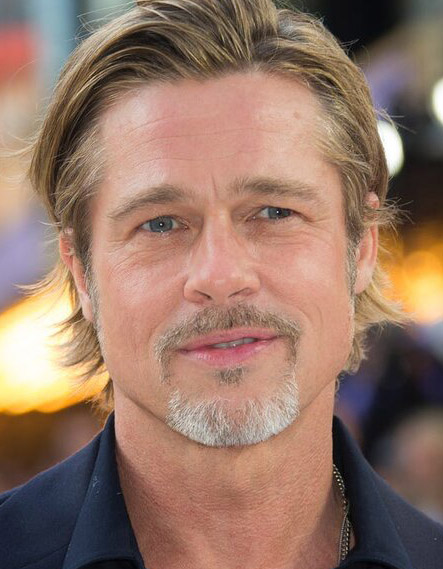
%> input picture DIP_MA_Project1_mahdi jafari/data/1.jpg, 443 x 569 px
$ octave hybrid.m   (GNU Octave 9; MATLAB toolbox functions it lacks are replaced by stand-ins)
%> lines starting %> are read from the running program, lines starting %| are printed output that depends on the picture
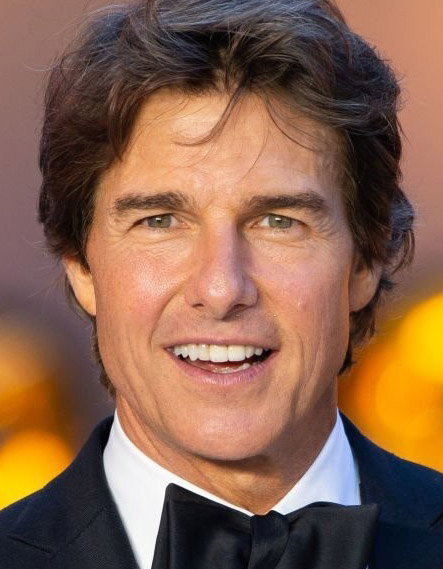
%> input picture DIP_MA_Project1_mahdi jafari/data/2.jpg, 443 x 569 px
### DIP_MA_Project1_mahdi jafari/gaussian_filter_highpass.m
function highpass_filter = gaussian_filter_highpass(image,high_freq,scale_factor)
%> called with high_freq = 10, scale_factor = 1
    total_rows = size(image,1);
%> total_rows = 569
    total_cols = size(image,2);
%> total_cols = 443
    [X,Y] = meshgrid(1:total_cols,1:total_rows);
    fd = fft2(image);
    fd_shifted=fftshift(fd);
    fp_window = ones(size(image));
    center_x = floor(size(fp_window,2)/2)+1;
%> center_x = 222
    center_y = floor(size(fp_window,1)/2)+1;
%> center_y = 285
    G = 1 - exp(-4*log(2)*(X-center_x).^2/(2*high_freq)^2) .* exp(-4*log(2)*(Y-center_y).^2/(2*high_freq)^2/scale_factor^2);
    fp_window = fp_window.*G;
    windowed_freq_domain_shifted = fd_shifted.*fp_window;
    adjusted_freq_domain = ifftshift(windowed_freq_domain_shifted);
    highpass_filter = ifft2(adjusted_freq_domain);
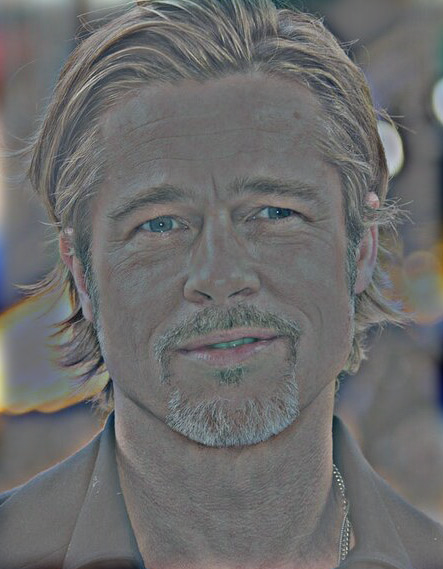
%> highpass_filter: size 569x443x3 double; mean R, G, B 5.67e-18, 1.35e-17, 2.82e-17; drawn with min black and max white
end

### DIP_MA_Project1_mahdi jafari/gaussian_filter_lowpass.m
function lowpass_filter = gaussian_filter_lowpass(image,high_freq,scale_factor)
%> called with high_freq = 15, scale_factor = 1
    total_rows = size(image,1);
    total_cols = size(image,2);
    [X,Y] = meshgrid(1:total_cols,1:total_rows);
    fd = fft2(image);
    fd_shifted=fftshift(fd);
    fp_window = ones(size(image));
    center_x = floor(size(fp_window,2)/2)+1;
    center_y = floor(size(fp_window,1)/2)+1;
    G = exp(-4*log(2)*(X-center_x).^2/(2*high_freq)^2) .* exp(-4*log(2)*(Y-center_y).^2/(2*high_freq)^2/scale_factor^2);
    fp_window = fp_window.*G;
    windowed_freq_domain_shifted = fd_shifted.*fp_window;
    adjusted_freq_domain = ifftshift(windowed_freq_domain_shifted);
    lowpass_filter = ifft2(adjusted_freq_domain);
end

### DIP_MA_Project1_mahdi jafari/make_hybrid_image.m
function output = make_hybrid_image(hybrid_image)
    pyramid = 5;
    scale_factor = 0.5;
    padding = 5;

    original_height = size(hybrid_image,1);
%> original_height = 569
    num_colors = size(hybrid_image,3);
%> num_colors = 3
    output = hybrid_image;
    cur_image = hybrid_image;

    for i = 2:pyramid
        output = cat(2, output, ones(original_height, padding, num_colors));
        cur_image = imresize(cur_image, scale_factor, 'bilinear');
        tmp = cat(1,ones(original_height - size(cur_image,1), size(cur_image,2), num_colors), cur_image);
        output = cat(2, output, tmp);
    end
%> this loop made 4 passes
%> pass 1, in make_hybrid_image, `cur_image = imresize(cur_image, scale_factor, 'bilinear');`:
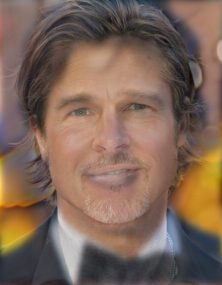
%> cur_image: size 285x222x3 double; mean R, G, B 0.536, 0.389, 0.305; drawn with min black and max white
%> pass 1, in make_hybrid_image, `tmp = cat(1,ones(original_height - size(cur_image,1), size(cur_image,2..`:
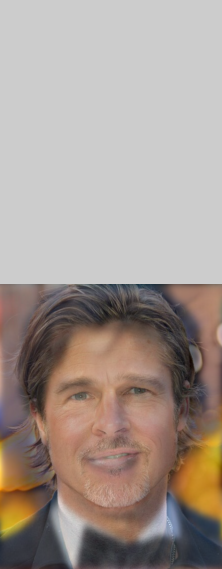
%> tmp: size 569x222x3 double; mean R, G, B 0.768, 0.694, 0.652; drawn with min black and max white
%> after the loop:
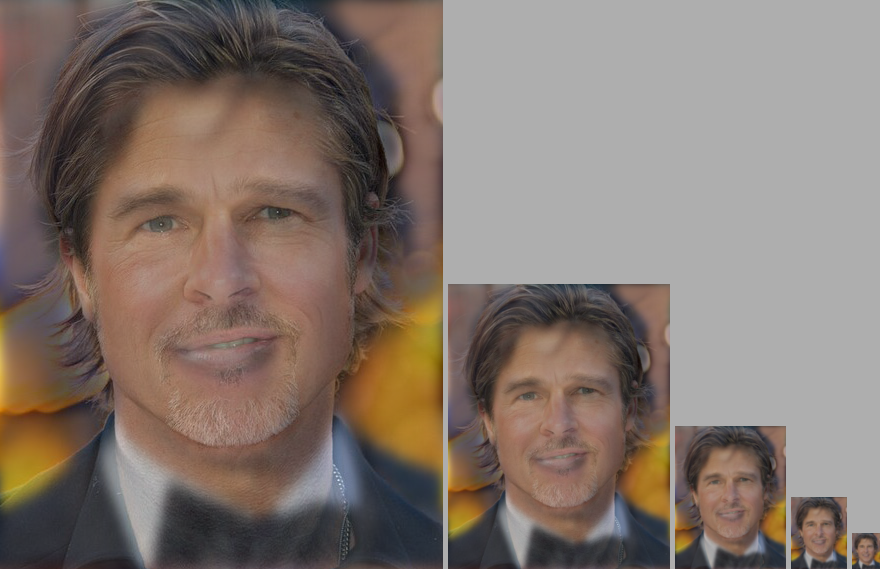
%> output: size 569x880x3 double; mean R, G, B 0.688, 0.59, 0.533; drawn with min black and max white
end

### DIP_MA_Project1_mahdi jafari/hybrid.m
warning('off','all')
clc;
clear all;
close all;
image1 = im2double(imread('data/1.jpg'));
image2 = im2double(imread('data/2.jpg'));
sigma_high = 2;
img1_filter = gaussian_filter_highpass(image1,10,1);
sigma_low = 1;
img2_filter = gaussian_filter_lowpass(image2,15,1);

hybrid_image = img2_filter + img1_filter;

figure(1);imshow(img1_filter+0.5);
figure(2);imshow(img2_filter);
results_img = make_hybrid_image(hybrid_image);
figure(3);imshow(results_img);
%> after `imshow(results_img)`:
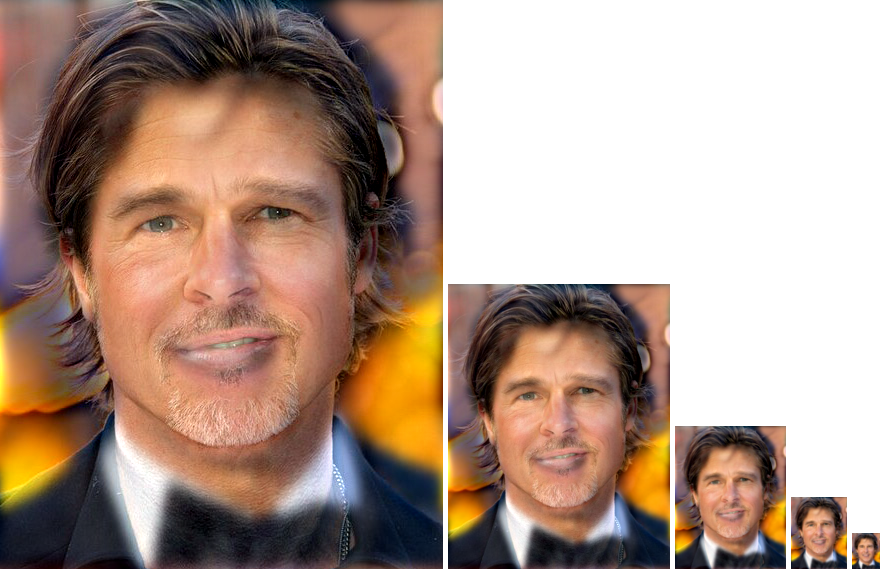
%> displayed picture: size 569x880x3, on the screen's scale of 0 to 255; mean R, G, B 175.5, 150.5, 136.3


imwrite(img1_filter+0.5, 'results/high_pass.jpg', 'quality', 95);
imwrite(img2_filter, 'results/low_pass.jpg', 'quality', 95);
imwrite(hybrid_image, 'results/hybrid_image.jpg', 'quality', 95);
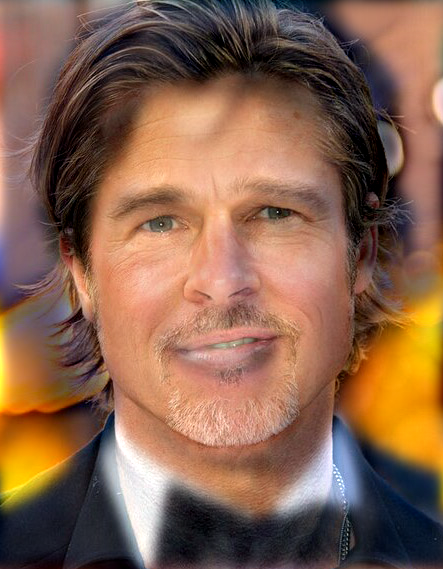
%> saved as hybrid_image.jpg: size 569x443x3 uint8; mean R, G, B 136.6, 99.4, 78.3
imwrite(results_img, 'results/hybrid_image_pyramid.jpg', 'quality', 95);
